Frame 1 (no input): blank canvas, image omitted
Frame 60 (the mouse pressed at the canvas centre just before this capture): blank canvas, image omitted
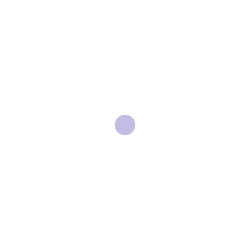
Frame 120 (the mouse held since frame 60 and released just before this capture)

The Processing sketch whose frames 1 and 60 were blank and that drew this single picture after the mouse press (run headless with seeded random() and noise(); from frame 60 on, the mouse is pressed at the canvas centre):

// Processing sketch: processing_148046
// ── processing_148046.pde

int counter;

void setup() {  //setup function called initially, only once
  size(250, 250);
  background(255);  //set background white
  colorMode(HSB);   //set colors to Hue, Saturation, Brightness mode
  counter = 0;
}

void draw() {  //draw function loops 
  counter++;
  noStroke();
  fill(random(255),100,255,50);
  
  if(mousePressed == true) { //add some interaction
    ellipse(mouseX, mouseY, 20, 20);
  }
}
